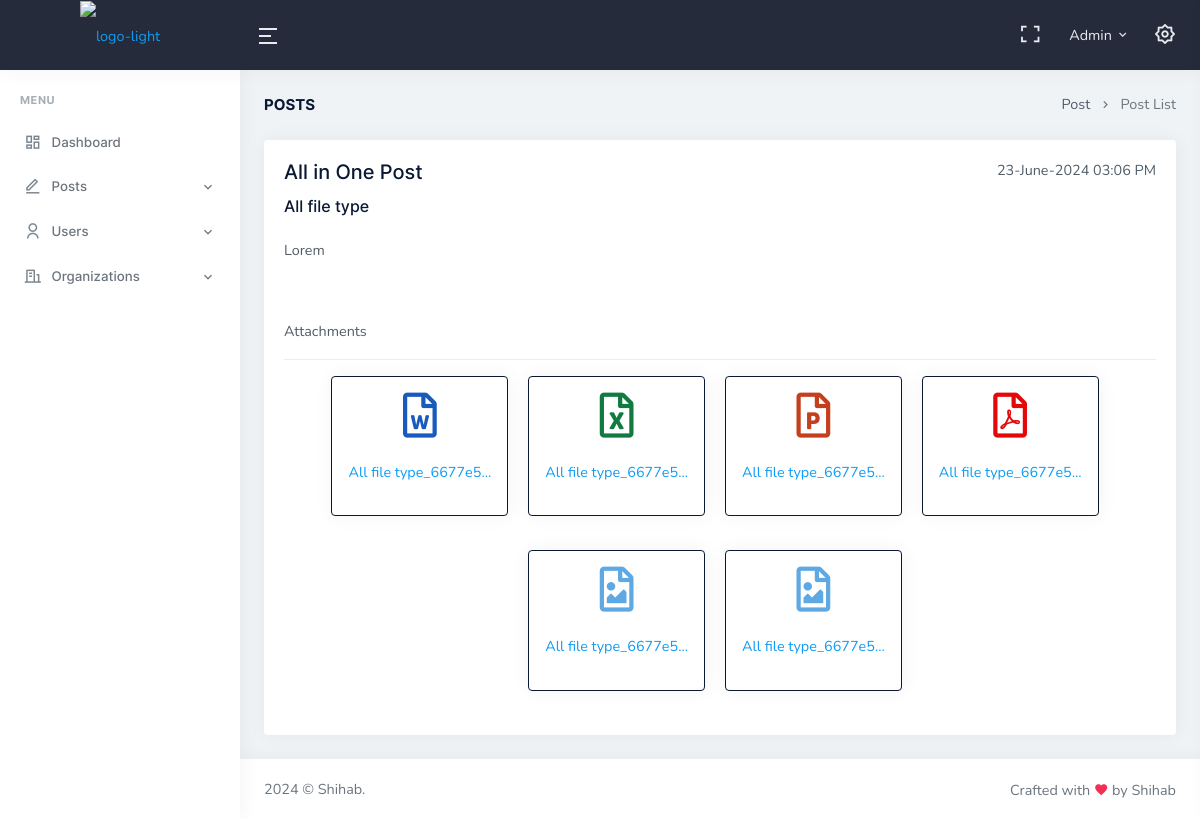
Screenshot of /view-post-admin.php?postId=114 (signed in) with the database file from the repository.
### tables this page shows
CREATE TABLE `posts` (
  `post_id` int(6) NOT NULL,
  `post_title` varchar(200) NOT NULL,
  `project_name` varchar(100) NOT NULL,
  `post_details` varchar(5000) NOT NULL,
  `post_by` int(5) NOT NULL,
  `created_at` datetime NOT NULL DEFAULT current_timestamp(),
  `post_status` int(6) DEFAULT 1
);

CREATE TABLE `post_files` (
  `post_files_id` int(6) NOT NULL,
  `post_files_names` varchar(255) NOT NULL,
  `post_id` int(6) NOT NULL,
  `privacy` int(11) NOT NULL DEFAULT 0,
  `created_at` datetime NOT NULL DEFAULT current_timestamp()
);

### includes/helper-func.php (called while the page is built, shortened)
<?php
function getPost($postId, $conn) {
    $sql = "SELECT *, DATE_FORMAT(created_at, '%d-%M-%Y %h:%i %p') AS post_date FROM posts WHERE post_id = $postId ORDER BY created_at DESC";
    $result = mysqli_query($conn, $sql);
    return $result;
}
function getUserFiles($postId, $conn) {
    $sql = "SELECT * FROM post_files WHERE post_id = $postId AND privacy = 0";
    $result = mysqli_query($conn, $sql);
    return $result;
}
function truncatePostContent($content, $length = 200, $ellipsis = '...') {
    $truncatedContent = mb_substr($content, 0, $length);
    if (mb_strlen($content) > $length) {
        $truncatedContent .= $ellipsis;
    }
    return $truncatedContent;
}

### view-post-admin.php (the view, shortened to what this page needs)
<?php
include 'includes/header.php';
if (isset($_GET['postId'])) {
    $post = getPost($_GET['postId'], $conn);
    $row = mysqli_fetch_assoc($post);
}
?>
<div class="container-fluid">
    <div class="row">
    <div class="col-12">
        <div class="page-title-box d-sm-flex align-items-center justify-content-between">
            <h4 class="mb-sm-0">Posts</h4>
            <div class="page-title-right">
                <ol class="breadcrumb m-0">
                    <li class="breadcrumb-item"><a href="javascript: void(0);">Post</a></li>
                    <li class="breadcrumb-item active">Post List</li>
                </ol>
            </div>
        </div>
    </div>
</div>
<div class="row">
    <div class="col-12">
            <div class="email-rightbar m-0">
                <div class="card">
                    <div class="card-body">
                        <div class="d-flex justify-content-between">
                            <h2 class="font-size-20"><?php echo $row['post_title'] ?></h2>
                            <p class="text-end"><?php echo $row['post_date'] ?></p>
                        </div>
                        <h4 class="font-size-16 mb-4"><?php echo $row['project_name'] ?></h4>
                        <p><?php echo nl2br($row['post_details']) ?></p>
                        <br><br>
                        <p>Attachments</p>
                        <hr>
                        <div class="sr-file-card">
                        <?php
                            $postFiles = getUserFiles($_GET['postId'], $conn);
                            if (mysqli_num_rows($postFiles) > 0) {
                                while ($row = mysqli_fetch_assoc($postFiles) ) {
                                    $fileName = $row['post_files_names'];
                                    $extension = pathinfo($fileName, PATHINFO_EXTENSION);
                                    if ($extension == "doc") {
                                        echo "
                                            <a download href='uploads/".$row['post_files_names']."'>
                                                <div class='card p-3 border-1 border-dark'>
                                                    <div class='file-icon'>
                                                        <i class='mb-4 far fa-file-word'></i>
                                                    </div>
                                                    <p>
                                                        ". truncatePostContent($row['post_files_names'], 20) ."
                                                    </p>
                                                </div>
                                            </a> <br>
                                        ";
                                    }
                                    elseif ($extension == "jpg" || $extension == "jpeg" || $extension == "png") {
                                        echo "
                                            <a download href='uploads/".$row['post_files_names']."'>
                                                <div class='card p-3 border-1 border-dark'>
                                                    <div class='file-icon'>
                                                        <i class='mb-4 far fa-file-image'></i>
                                                    </div>
                                                    <p>
                                                        ". truncatePostContent($row['post_files_names'], 20) ."
                                                    </p>
                                                </div>
                                            </a> <br>
                                        ";
                                    }
                                    elseif ($extension == "pdf") {
                                        echo "
                                            <a download href='uploads/".$row['post_files_names']."'>
                                                <div class='card p-3 border-1 border-dark'>
                                                    <div class='file-icon'>
                                                        <i class='mb-4 far fa-file-pdf'></i>
                                                    </div>
                                                    <p>
                                                        ". truncatePostContent($row['post_files_names'], 20) ."
                                                    </p>
                                                </div>
                                            </a> <br>
                                        ";
                                    }
                                    elseif ($extension == "xlsx") {
                                        echo "
                                            <a download href='uploads/".$row['post_files_names']."'>
                                                <div class='card p-3 border-1 border-dark'>
                                                    <div class='file-icon'>
                                                        <i class='mb-4 far fa-file-excel'></i>
                                                    </div>
                                                    <p>
                                                        ". truncatePostContent($row['post_files_names'], 20) ."
                                                    </p>
                                                </div>
                                            </a> <br>
                                        ";
                                    }
                                    elseif ($extension == "pptx") {
                                        echo "
                                            <a download href='uploads/".$row['post_files_names']."'>
                                                <div class='card p-3 border-1 border-dark'>
                                                    <div class='file-icon'>
                                                        <i class='mb-4 far fa-file-powerpoint'></i>
                                                    </div>
                                                    <p>
                                                        ". truncatePostContent($row['post_files_names'], 20) ."
                                                    </p>
                                                </div>
                                            </a> <br>
                                        ";
                                    }
                                }
                            }
                            else
                                echo "No was File Attached";
                        ?>
                        </div>
                    </div>
                </div>
            </div>
    </div>
</div>
</div>
<?php
include 'includes/footer.php';
?>

### includes/header.php (shortened to what this page needs)
<?php
include 'includes/helper-func.php';
$sql = "SELECT * FROM admins";
$result = mysqli_query($conn, $sql);
$admin = mysqli_fetch_assoc($result);
?>
<!doctype html>
<html lang="en">
    <head>
        <link href="assets/libs/admin-resources/jquery.vectormap/jquery-jvectormap-1.2.2.css" rel="stylesheet" type="text/css" />
        <link href="assets/libs/datatables.net-bs4/css/dataTables.bootstrap4.min.css" rel="stylesheet" type="text/css" />
        <link href="assets/libs/datatables.net-responsive-bs4/css/responsive.bootstrap4.min.css" rel="stylesheet" type="text/css" />
        <link href="assets/css/bootstrap.min.css" id="bootstrap-style" rel="stylesheet" type="text/css" />
        <link href="assets/css/icons.min.css" rel="stylesheet" type="text/css" />
        <link href="assets/css/app.min.css" id="app-style" rel="stylesheet" type="text/css" />
        <link href="assets/css/style.css" id="app-style" rel="stylesheet" type="text/css" />
    </head>
    <body data-topbar="dark">
        <div id="layout-wrapper">
            <header id="page-topbar">
                <div class="navbar-header">
                    <div class="d-flex align-items-center">
                        <div class="navbar-brand-box">
                            <a href="dashboard.php" class="logo logo-light">
                                <span class="logo-lg">
                                    <img src="assets/images/logo.png" alt="logo-light" height="40">
                                </span>
                            </a>
                        </div>
                        <button type="button" class="btn btn-sm px-3 font-size-24 header-item waves-effect" id="vertical-menu-btn">
                            <i class="ri-menu-2-line align-middle"></i>
                        </button>
                    </div>
                    <div class="d-flex">
                        <div class="dropdown d-none d-lg-inline-block ms-1">
                            <button type="button" class="btn header-item noti-icon waves-effect" data-toggle="fullscreen">
                                <i class="ri-fullscreen-line"></i>
                            </button>
                        </div>
                        <div class="dropdown d-inline-block user-dropdown">
                            <button type="button" class="btn header-item waves-effect" id="page-header-user-dropdown"
                                data-bs-toggle="dropdown" aria-haspopup="true" aria-expanded="false">
                                <span class="d-none d-xl-inline-block ms-1"> <?php echo $admin['admin_name']; ?></span>
                                <i class="mdi mdi-chevron-down d-none d-xl-inline-block"></i>
                            </button>
                        </div>
                        <div class="dropdown d-inline-block">
                            <button type="button" class="btn header-item noti-icon right-bar-toggle waves-effect">
                                <i class="ri-settings-2-line"></i>
                            </button>
                        </div>
                    </div>
                </div>
            </header>
            <div class="vertical-menu">
                <div data-simplebar class="h-100">
                    <div id="sidebar-menu">
                        <ul class="metismenu list-unstyled" id="side-menu">
                            <li class="menu-title">Menu</li>
                            <li>
                                <a href="dashboard.php" class="waves-effect">
                                    <i class="ri-dashboard-line"></i>
                                    <span>Dashboard</span>
                                </a>
                            </li>
                            <li>
                                <a href="javascript: void(0);" class="has-arrow waves-effect">
                                    <i class="ri-edit-line"></i>
                                    <span>Posts</span>
                                </a>
                            </li>
                            <li>
                                <a href="javascript: void(0);" class="has-arrow waves-effect">
                                    <i class="ri-user-line"></i>
                                    <span>Users</span>
                                </a>
                            </li>
                            <li>
                                <a href="javascript: void(0);" class="has-arrow waves-effect">
                                    <i class="ri-building-line"></i>
                                    <span>Organizations</span>
                                </a>
                            </li>
                        </ul>
                    </div>
                </div>
            </div>
<div class="main-content">
<div class="page-content">

### assets/css/style.css (style rules this page uses)
.sr-file-card { display: flex; justify-content: center; flex-wrap: wrap; gap: 10px; }
.file-icon i { font-size: 45px; height: 100%; }
.file-icon { display: flex; justify-content: center; align-items: center; }
.file-icon .fa-file-word { color: #185abd; }
.file-icon .fa-file-excel { color: #107a40; }
.file-icon .fa-file-pdf { color: #E30809; }
.file-icon .fa-file-image { color: #1480d8af; }
.file-icon .fa-file-powerpoint { color: #c43f1d; }

### rows the page displays
posts: post_title "All in One Post", project_name "All file type", post_details "Lorem"
post_files: post_files_names "All file type_6677e5..."
post_files: post_files_names "All file type_6677e5..."
post_files: post_files_names "All file type_6677e5..."
post_files: post_files_names "All file type_6677e5..."
post_files: post_files_names "All file type_6677e5..."
post_files: post_files_names "All file type_6677e5..."

### other values shown
$admin['admin_name'] "Admin"
$row['post_date'] "23-June-2024 03:06 PM"
